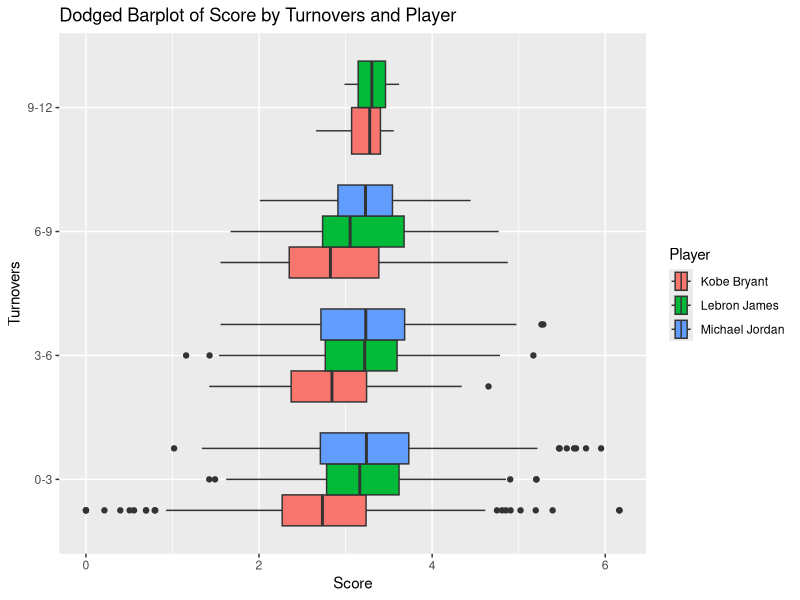

The R source for this figure: (Note: this script raises an error after producing the figure.)
# Multivariate Analyses ----
# Stat 301-1

## load packages ----
library(tidyverse)
library(palmerpenguins)
library(knitr)

## read in data ----
allgames_stats <- read_csv("data/allgames_stats.csv")

allgames_stats

## comparing Score and TOs ----

p_scores <- allgames_stats %>%
  filter(RSorPO == "Regular Season") |> 
  mutate(Score = (PTS + AST + TRB + STL + BLK) / as.numeric(MP) * 10000) |> 
  mutate(Turnovers_Category = case_when(
    TOV >= 0 & TOV <= 3 ~ "0-3",
    TOV > 3 & TOV <= 6 ~ "3-6",
    TOV > 6 & TOV <= 9 ~ "6-9",
    TOV > 9 & TOV <= 12 ~ "9-12",
    TRUE ~ "Other"
  ))

ggplot(p_scores, aes(x = Score, y = Turnovers_Category, fill = Player)) +
  geom_boxplot(position = "dodge") +
  labs(title = "Dodged Barplot of Score by Turnovers and Player",
       x = "Score",
       y = "Turnovers",
       fill = "Player")

jscore_time <- ggplot(jordan_scores, aes(x = Date, y = Score)) +
  geom_point() +
  labs(title = "Scatterplot of Score vs. Year for Michael Jordan",
       x = "Year",
       y = "Score") +
  geom_smooth() +
  geom_smooth(method = "lm", se = FALSE) +
  theme_minimal()

ggsave(
  filename = "plots/jscore_time.png",
  plot = jscore_time,
  units = "in"
)